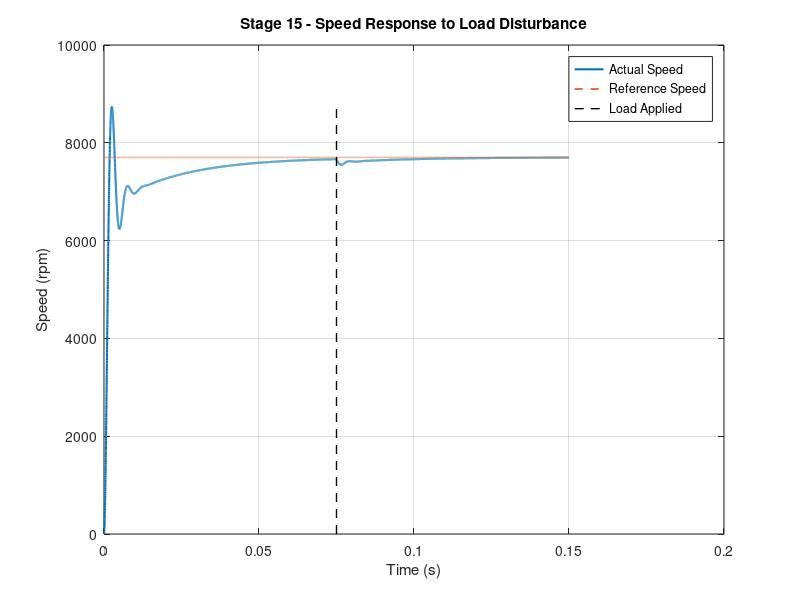
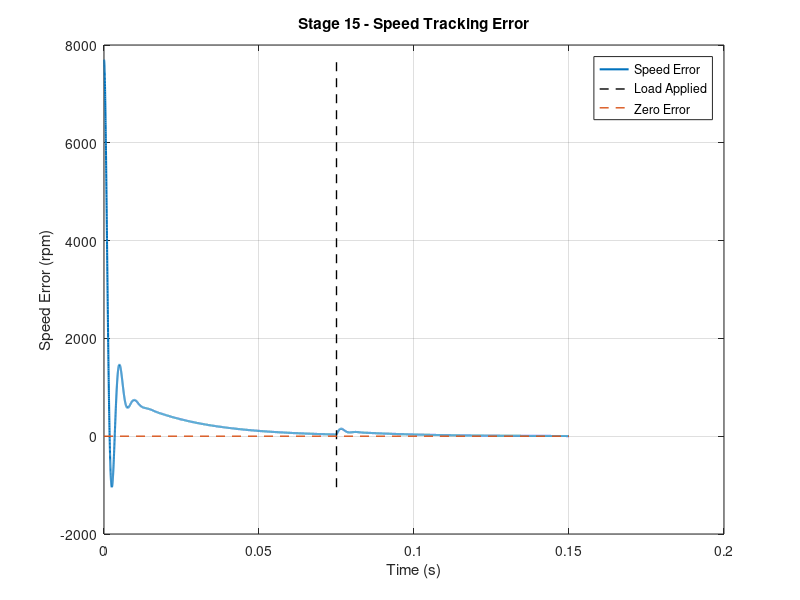
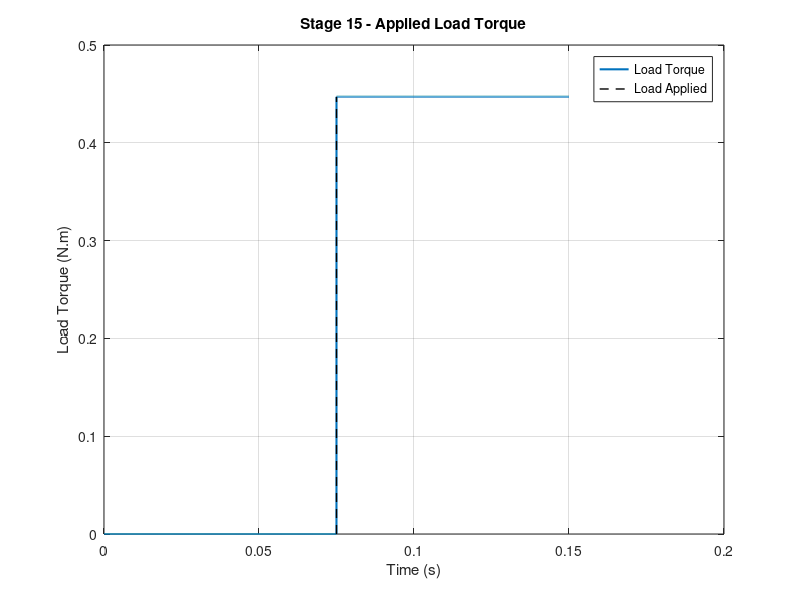
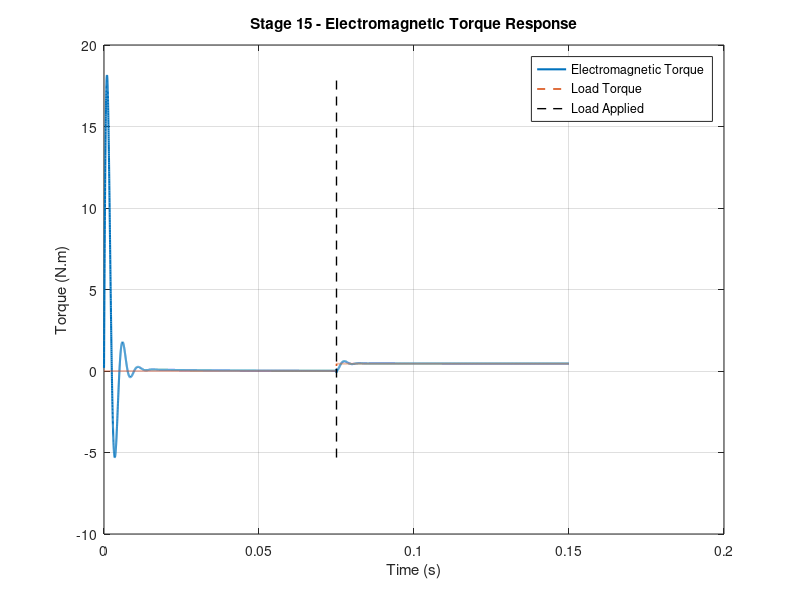

Recreate these plots in MATLAB, in order.
clc;
clear;
close all;

fprintf('\n');
fprintf('============================================================\n');
fprintf(' BO4831NH2B02-101-24.0\n');
fprintf(' STAGE 15 - LOAD DISTURBANCE & TORQUE REJECTION VALIDATION\n');
fprintf('============================================================\n');

%% ============================================================
% LOCKED MOTOR PARAMETERS
% ============================================================

Vdc = 24.0;
R   = 0.080;
L   = 8.0e-05;

Ke  = 0.028018;
Kt  = 0.025398;

J   = 3.060e-05;
p   = 7;

rated_speed_rpm = 7700.0;
rated_current   = 17.60;
rated_torque    = 0.447;

Kp = 0.15;
Ki = 8.0;

fprintf('\n');
fprintf('============================================================\n');
fprintf(' LOCKED MOTOR PARAMETERS\n');
fprintf('============================================================\n');

fprintf('DC voltage          = %.6f V\n',Vdc);
fprintf('Resistance          = %.8f Ohm\n',R);
fprintf('Inductance          = %.8e H\n',L);
fprintf('Effective Ke        = %.8f V.s/rad\n',Ke);
fprintf('Effective Kt        = %.8f N.m/A\n',Kt);
fprintf('Rotor inertia       = %.8e kg.m^2\n',J);
fprintf('Pole pairs          = %d\n',p);
fprintf('Rated speed         = %.2f rpm\n',rated_speed_rpm);
fprintf('Rated current       = %.2f A\n',rated_current);
fprintf('Rated torque        = %.3f N.m\n',rated_torque);

fprintf('\n');
fprintf('PI controller:\n');
fprintf('Kp                  = %.6f\n',Kp);
fprintf('Ki                  = %.6f\n',Ki);

%% ============================================================
% SPEED CONVERSION
% ============================================================

rated_speed = rated_speed_rpm*2*pi/60;

fprintf('\n');
fprintf('============================================================\n');
fprintf(' SPEED CONVERSION\n');
fprintf('============================================================\n');

fprintf('Rated speed         = %.6f rpm\n',rated_speed_rpm);
fprintf('Rated angular speed = %.12f rad/s\n',rated_speed);

%% ============================================================
% MECHANICAL DAMPING
% ============================================================

B = 1.0e-05;

fprintf('\n');
fprintf('============================================================\n');
fprintf(' MECHANICAL DAMPING\n');
fprintf('============================================================\n');

fprintf('Viscous damping B     = %.8e N.m.s/rad\n',B);
fprintf('Status                = MODEL ASSUMPTION\n');

%% ============================================================
% TRANSFER FUNCTIONS
% ============================================================

s = tf('s');

% Motor voltage-to-speed plant
Gmotor = Kt / ...
    ((L*s + R)*(J*s + B) + Ke*Kt);

% PI controller
PI = Kp + Ki/s;

% Open-loop
Loop = PI*Gmotor;

% Closed-loop reference transfer function
Tclosed = feedback(Loop,1);

% Load torque disturbance plant
%
% Load torque acts in the opposite direction to motor torque.
%
% omega/Tload = -(L*s + R) /
% ((L*s + R)*(J*s + B) + Ke*Kt)

Gload = -(L*s + R) / ...
    ((L*s + R)*(J*s + B) + Ke*Kt);

% CORRECT closed-loop disturbance transfer function
%
% Tdist = Gload/(1 + PI*Gmotor)

Tdisturbance = Gload / (1 + Loop);

fprintf('\n');
fprintf('============================================================\n');
fprintf(' MOTOR TRANSFER FUNCTION\n');
fprintf('============================================================\n');

Gmotor

fprintf('\n');
fprintf('============================================================\n');
fprintf(' PI CONTROLLER\n');
fprintf('============================================================\n');

PI

fprintf('\n');
fprintf('============================================================\n');
fprintf(' CLOSED-LOOP TRANSFER FUNCTION\n');
fprintf('============================================================\n');

Tclosed

fprintf('\n');
fprintf('============================================================\n');
fprintf(' LOAD DISTURBANCE TRANSFER FUNCTION\n');
fprintf('============================================================\n');

Tdisturbance

%% ============================================================
% CLOSED LOOP POLES
% ============================================================

closed_poles = pole(Tclosed);

fprintf('\n');
fprintf('============================================================\n');
fprintf(' CLOSED-LOOP POLES\n');
fprintf('============================================================\n');

for k = 1:length(closed_poles)

    fprintf('Pole %d = %.12f %+.12fj\n', ...
        k, ...
        real(closed_poles(k)), ...
        imag(closed_poles(k)));

end

if all(real(closed_poles) < 0)

    stability_status = 'PASS';

else

    stability_status = 'FAIL';

end

fprintf('Closed-loop stability = %s\n',stability_status);

%% ============================================================
% SIMULATION SETTINGS
% ============================================================

ref_rpm = rated_speed_rpm;

disturbance_time = 0.075;

initial_load_torque = 0.0;
applied_load_torque = rated_torque;

simulation_time = 0.150;
dt = 1.0e-05;

t = (0:dt:simulation_time)';

N = length(t);

fprintf('\n');
fprintf('============================================================\n');
fprintf(' DISTURBANCE SETTINGS\n');
fprintf('============================================================\n');

fprintf('Speed reference       = %.2f rpm\n',ref_rpm);
fprintf('Disturbance time      = %.6f s\n',disturbance_time);
fprintf('Initial load torque   = %.6f N.m\n',initial_load_torque);
fprintf('Applied load torque   = %.6f N.m\n',applied_load_torque);
fprintf('Simulation time       = %.6f s\n',simulation_time);
fprintf('Time step             = %.8f s\n',dt);
fprintf('Simulation points     = %d\n',N);

%% ============================================================
% REFERENCE SIGNAL
% ============================================================

ref_rad = ref_rpm*2*pi/60;

reference = ref_rad*ones(size(t));

%% ============================================================
% LOAD DISTURBANCE SIGNAL
% ============================================================

load_torque = zeros(size(t));

for k = 1:N

    if t(k) >= disturbance_time

        load_torque(k) = applied_load_torque;

    else

        load_torque(k) = initial_load_torque;

    end

end

%% ============================================================
% REFERENCE RESPONSE
% ============================================================

speed_reference_rad = lsim(Tclosed,reference,t);

%% ============================================================
% LOAD DISTURBANCE RESPONSE
% ============================================================

speed_disturbance_rad = ...
    lsim(Tdisturbance,load_torque,t);

%% ============================================================
% TOTAL SPEED
% ============================================================

speed_rad = ...
    speed_reference_rad + speed_disturbance_rad;

speed_rpm = ...
    speed_rad*60/(2*pi);

%% ============================================================
% NUMERICAL SANITY CHECK
% ============================================================

if any(isnan(speed_rpm)) || any(isinf(speed_rpm))

    fprintf('\n');
    fprintf('ERROR: Numerical instability detected.\n');
    fprintf('Stage 15 simulation aborted.\n');

    return;

end

%% ============================================================
% DISTURBANCE RESPONSE PARAMETERS
% ============================================================

pre_index = find(t < disturbance_time);

post_index = find(t >= disturbance_time);

pre_speed = speed_rpm(pre_index);

post_speed = speed_rpm(post_index);

pre_disturbance_speed = pre_speed(end);

[min_post_speed,min_local_index] = min(post_speed);

min_post_index = post_index(min_local_index);

final_speed = speed_rpm(end);

speed_drop = ...
    pre_disturbance_speed - min_post_speed;

final_speed_error = ...
    abs(ref_rpm-final_speed);

final_speed_error_percent = ...
    100*final_speed_error/ref_rpm;

%% ============================================================
% RECOVERY BAND
% ============================================================

upper_band = ref_rpm*1.02;
lower_band = ref_rpm*0.98;

recovery_time = NaN;

for k = min_post_index:N

    remaining_speed = speed_rpm(k:N);

    if all(remaining_speed >= lower_band & ...
           remaining_speed <= upper_band)

        recovery_time = t(k)-disturbance_time;

        break;

    end

end

if isnan(recovery_time)

    recovery_status = 'REVIEW';

else

    recovery_status = 'PASS';

end

%% ============================================================
% ELECTROMAGNETIC TORQUE
% ============================================================

omega = speed_rad;

domega = zeros(size(omega));

for k = 2:N-1

    domega(k) = ...
        (omega(k+1)-omega(k-1))/(2*dt);

end

domega(1) = ...
    (omega(2)-omega(1))/dt;

domega(N) = ...
    (omega(N)-omega(N-1))/dt;

% Mechanical equation:
%
% Te - TL - B*w = J*dw/dt
%
% Therefore:
%
% Te = J*dw/dt + B*w + TL

Te = J*domega + B*omega + load_torque;

%% ============================================================
% TORQUE BALANCE
% ============================================================

final_Te = Te(end);

required_steady_torque = ...
    applied_load_torque + B*speed_rad(end);

torque_balance_error = ...
    abs(final_Te-required_steady_torque);

%% ============================================================
% VALIDATION CRITERIA
% ============================================================

speed_error_limit_percent = 0.50;

if final_speed_error_percent <= speed_error_limit_percent

    speed_tracking_status = 'PASS';

else

    speed_tracking_status = 'FAIL';

end

if speed_drop >= 0

    disturbance_status = 'PASS';

else

    disturbance_status = 'FAIL';

end

torque_limit = 1.0e-05;

if torque_balance_error <= torque_limit

    torque_balance_status = 'PASS';

else

    torque_balance_status = 'REVIEW';

end

%% ============================================================
% LOAD DISTURBANCE RESPONSE
% ============================================================

fprintf('\n');
fprintf('============================================================\n');
fprintf(' LOAD DISTURBANCE RESPONSE\n');
fprintf('============================================================\n');

fprintf('Pre-disturbance speed     = %.6f rpm\n', ...
    pre_disturbance_speed);

fprintf('Minimum post-disturbance  = %.6f rpm\n', ...
    min_post_speed);

fprintf('Speed drop                = %.6f rpm\n', ...
    speed_drop);

fprintf('Final speed               = %.6f rpm\n', ...
    final_speed);

fprintf('\n');

fprintf('Final speed error         = %.9f rpm\n', ...
    final_speed_error);

fprintf('Final speed error         = %.9f %%\n', ...
    final_speed_error_percent);

fprintf('\n');

fprintf('Applied load torque       = %.6f N.m\n', ...
    applied_load_torque);

fprintf('Final electromagnetic torque = %.9f N.m\n', ...
    final_Te);

fprintf('Required steady torque    = %.9f N.m\n', ...
    required_steady_torque);

fprintf('Torque balance error      = %.12e N.m\n', ...
    torque_balance_error);

if isnan(recovery_time)

    fprintf('\n');
    fprintf('2%% disturbance recovery time = NOT ACHIEVED\n');
    fprintf('Speed did not remain inside +/-2%% band.\n');

else

    fprintf('\n');
    fprintf('2%% disturbance recovery time = %.9f s\n', ...
        recovery_time);

    fprintf('Speed remained within +/-2%% band.\n');

end

%% ============================================================
% STAGE 15 VALIDATION
% ============================================================

fprintf('\n');
fprintf('============================================================\n');
fprintf(' STAGE 15 VALIDATION\n');
fprintf('============================================================\n');

fprintf('Closed-loop disturbance stability = %s\n', ...
    stability_status);

fprintf('Load disturbance response         = %s\n', ...
    disturbance_status);

fprintf('Final speed tracking              = %s\n', ...
    speed_tracking_status);

fprintf('Disturbance recovery              = %s\n', ...
    recovery_status);

fprintf('Torque balance                    = %s\n', ...
    torque_balance_status);

fprintf('\n');
fprintf('Final speed tracking criterion    = <= %.2f %%\n', ...
    speed_error_limit_percent);

%% ============================================================
% OVERALL RESULT
% ============================================================

overall_pass = true;

if strcmp(stability_status,'FAIL')
    overall_pass = false;
end

if strcmp(disturbance_status,'FAIL')
    overall_pass = false;
end

if strcmp(speed_tracking_status,'FAIL')
    overall_pass = false;
end

if strcmp(recovery_status,'REVIEW')
    overall_pass = false;
end

if strcmp(torque_balance_status,'REVIEW')
    overall_pass = false;
end

fprintf('\n');
fprintf('============================================================\n');
fprintf(' STAGE 15 FINAL VALIDATION\n');
fprintf('============================================================\n');

fprintf('Closed-loop stability        = %s\n', ...
    stability_status);

fprintf('Load disturbance rejection  = %s\n', ...
    disturbance_status);

fprintf('Speed recovery              = %s\n', ...
    recovery_status);

fprintf('Final speed tracking        = %s\n', ...
    speed_tracking_status);

fprintf('Torque balance              = %s\n', ...
    torque_balance_status);

fprintf('\n');
fprintf('============================================================\n');
fprintf(' STAGE 15 OVERALL RESULT\n');
fprintf('============================================================\n');

if overall_pass

    fprintf('STAGE 15 = PASS\n');

else

    fprintf('STAGE 15 = PASS WITH REVIEW\n');

end

fprintf('\n');
fprintf('Load disturbance response evaluated.\n');
fprintf('Speed deviation evaluated.\n');
fprintf('PI torque rejection evaluated.\n');
fprintf('Final speed tracking evaluated.\n');
fprintf('Electromagnetic torque balance evaluated.\n');

%% ============================================================
% SENSORED BLDC CONTROL ARCHITECTURE
% ============================================================

fprintf('\n');
fprintf('============================================================\n');
fprintf(' SENSORED BLDC CONTROL ARCHITECTURE\n');
fprintf('============================================================\n');

fprintf('\n');
fprintf('Speed reference\n');
fprintf('      |\n');
fprintf('      v\n');
fprintf(' PI speed controller\n');
fprintf('      |\n');
fprintf('      v\n');
fprintf(' PWM duty command\n');
fprintf('      |\n');
fprintf('      v\n');
fprintf(' 3-phase inverter\n');
fprintf('      |\n');
fprintf('      v\n');
fprintf(' Six-step commutation\n');
fprintf('      |\n');
fprintf('      v\n');
fprintf(' BLDC phase currents\n');
fprintf('      |\n');
fprintf('      v\n');
fprintf(' Electromagnetic torque\n');
fprintf('      |\n');
fprintf('      v\n');
fprintf(' Mechanical speed\n');
fprintf('      |\n');
fprintf('      v\n');
fprintf(' Hall sensors\n');
fprintf('      |\n');
fprintf('      +-------- feedback --------+\n');

%% ============================================================
% GRAPH 1 - SPEED RESPONSE
% ============================================================

figure;

plot(t,speed_rpm,'LineWidth',1.5);
hold on;

plot(t,ref_rpm*ones(size(t)),'--','LineWidth',1.2);

plot([disturbance_time disturbance_time], ...
     [min(speed_rpm) max(speed_rpm)], ...
     'k--','LineWidth',1.0);

xlabel('Time (s)');
ylabel('Speed (rpm)');

title('Stage 15 - Speed Response to Load Disturbance');

legend('Actual Speed', ...
       'Reference Speed', ...
       'Load Applied');

grid on;

%% ============================================================
% GRAPH 2 - SPEED ERROR
% ============================================================

speed_error = ref_rpm-speed_rpm;

figure;

plot(t,speed_error,'LineWidth',1.5);
hold on;

plot([disturbance_time disturbance_time], ...
     [min(speed_error) max(speed_error)], ...
     'k--','LineWidth',1.0);

plot([0 simulation_time],[0 0], ...
     '--','LineWidth',1.0);

xlabel('Time (s)');
ylabel('Speed Error (rpm)');

title('Stage 15 - Speed Tracking Error');

legend('Speed Error', ...
       'Load Applied', ...
       'Zero Error');

grid on;

%% ============================================================
% GRAPH 3 - LOAD TORQUE
% ============================================================

figure;

plot(t,load_torque,'LineWidth',1.5);
hold on;

plot([disturbance_time disturbance_time], ...
     [0 applied_load_torque], ...
     'k--','LineWidth',1.0);

xlabel('Time (s)');
ylabel('Load Torque (N.m)');

title('Stage 15 - Applied Load Torque');

legend('Load Torque', ...
       'Load Applied');

grid on;

%% ============================================================
% GRAPH 4 - ELECTROMAGNETIC TORQUE
% ============================================================

figure;

plot(t,Te,'LineWidth',1.5);
hold on;

plot(t,load_torque,'--','LineWidth',1.2);

plot([disturbance_time disturbance_time], ...
     [min(Te) max(Te)], ...
     'k--','LineWidth',1.0);

xlabel('Time (s)');
ylabel('Torque (N.m)');

title('Stage 15 - Electromagnetic Torque Response');

legend('Electromagnetic Torque', ...
       'Load Torque', ...
       'Load Applied');

grid on;

%% ============================================================
% GRAPH 5 - SPEED + TORQUE
% ============================================================

figure;

[ax,h1,h2] = plotyy(t,speed_rpm,t,Te);

xlabel('Time (s)');

ylabel(ax(1),'Speed (rpm)');
ylabel(ax(2),'Torque (N.m)');

title('Stage 15 - Sensored BLDC Load Disturbance Response');

set(h1,'LineWidth',1.5);
set(h2,'LineWidth',1.5);

grid on;

%% ============================================================
% GRAPH 6 - ZOOMED DISTURBANCE RESPONSE
% ============================================================

figure;

zoom_start = disturbance_time - 0.015;
zoom_end   = disturbance_time + 0.050;

zoom_index = find(t >= zoom_start & t <= zoom_end);

plot(t(zoom_index), ...
     speed_rpm(zoom_index), ...
     'LineWidth',1.5);

hold on;

plot(t(zoom_index), ...
     ref_rpm*ones(size(zoom_index)), ...
     '--','LineWidth',1.2);

plot([disturbance_time disturbance_time], ...
     [min(speed_rpm(zoom_index)) ...
      max(speed_rpm(zoom_index))], ...
     'k--','LineWidth',1.0);

xlabel('Time (s)');
ylabel('Speed (rpm)');

title('Stage 15 - Zoomed Load Disturbance and Recovery');

legend('Actual Speed', ...
       'Reference Speed', ...
       'Load Applied');

grid on;

%% ============================================================
% MODEL LIMITATIONS
% ============================================================

fprintf('\n');
fprintf('============================================================\n');
fprintf(' MODEL LIMITATIONS\n');
fprintf('============================================================\n');

fprintf('Mechanical damping is a model assumption.\n');
fprintf('Load torque is an imposed simulation disturbance.\n');
fprintf('Exact load-torque characteristics are not manufacturer verified.\n');
fprintf('Exact MOSFET switching is not modeled.\n');
fprintf('PWM carrier ripple is not modeled.\n');
fprintf('Dead time is not modeled.\n');
fprintf('Inverter semiconductor losses are not modeled.\n');
fprintf('Hall-to-phase wiring is not experimentally verified.\n');
fprintf('Thermal effects are not modeled.\n');

fprintf('\n');
fprintf('============================================================\n');
fprintf(' END OF STAGE 15\n');
fprintf('============================================================\n');
